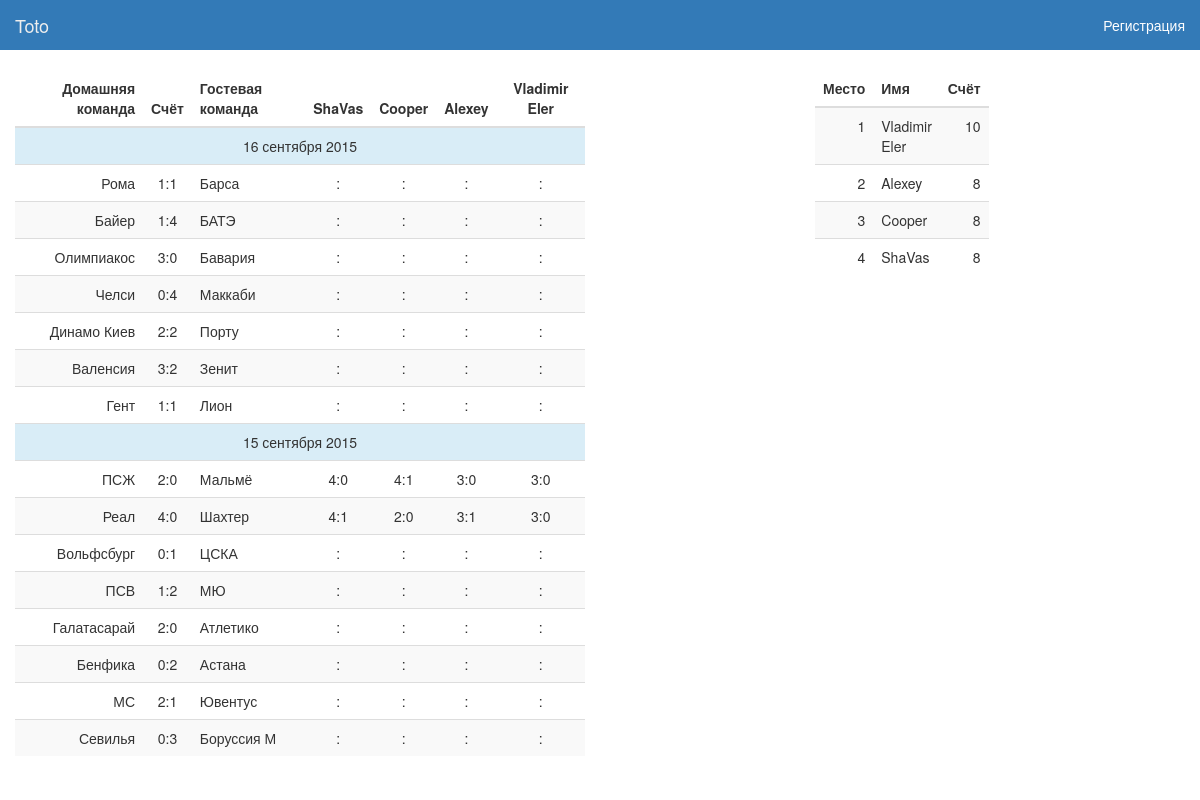
The app's page /statistics with its own data.
### server/models.py (models this page shows, shortened)
class User(db.Model):
    id = db.Column(db.Integer, primary_key=True)
    nickname = db.Column(db.String(64), index=True, unique=True)
    first_name = db.Column(db.String(64), index=True, unique=True)
    last_name = db.Column(db.String(64), index=True, unique=True)
    email = db.Column(db.String(120), index=True, unique=True)
    password = db.Column(db.String(120), index=True, unique=True)
    role = db.Column(db.String(10), default="USER")
    token = db.Column(db.String(64), index=True)

class Match(db.Model):
    id = db.Column(db.Integer, primary_key=True)
    tournament = db.Column(db.String(64), db.ForeignKey('tournament.id'), index=True)
    home_team = db.Column(db.String(64), index=True)
    away_team = db.Column(db.String(64), index=True)
    time_start = db.Column(db.DateTime, index=True)
    result = db.Column(db.Integer, index=True)
    home_team_score = db.Column(db.Integer, index=True)
    away_team_score = db.Column(db.Integer, index=True)

class Bet(db.Model):
    id = db.Column(db.Integer, primary_key=True)
    user_id = db.Column(db.Integer, db.ForeignKey('user.id'), index=True)
    match_id = db.Column(db.Integer, db.ForeignKey('match.id'), index=True)
    home_team_score = db.Column(db.Integer, index=True)
    away_team_score = db.Column(db.Integer, index=True)
    points = db.Column(db.Integer, index=True)

### server/views.py (the view)
@app.route('/statistics', methods=['GET', 'POST'])
def statistics():
    users, match_user_bet = get_past_matches_and_bets_by_tournament("UCL2015")
    rating_table = get_points_of_users_by_tournament("UCL2015")
    return render_template('statistics.html', users=users, matches_data=match_user_bet, rating_table=rating_table)

### server/dao/bet_dao.py (called while the page is built)
def get_points_of_users_by_tournament(tournament_id):
    return db.session.query(User, func.sum(Bet.points).label("points"), Match)\
        .outerjoin(Bet, Bet.user_id == User.id)\
        .outerjoin(Match, Bet.match_id == Match.id)\
        .filter(Match.tournament == tournament_id)\
        .group_by(Bet.user_id)\
        .order_by(func.sum(Bet.points).desc())\
        .all()

### templates/statistics.html (shortened to what this page needs)
<!DOCTYPE html>
<html lang="ru">
<head>
    <link rel="stylesheet" type="text/css" href="/static/libs/bootstrap/css/bootstrap.css">
    <link rel="stylesheet" href="/static/css/header.css">
</head>
<body>
    {% include 'header.html' %}
    <div class="container-fluid">
        <div class="row">
            <div class="col-xs-6">
                <table class="table table-striped">
                    <thead>
                        <tr>
                            <th class="text-right">Домашняя команда</th>
                            <th class="text-center">Счёт</th>
                            <th>Гостевая команда</th>
                            {% for user in users %}
                            <th class="text-center">{{user.nickname}}</th>
                            {% endfor %}
                        </tr>
                    </thead>
                    {% for i in range(matches_data|length) %}
                    {% set match_data = matches_data[i] %}
                    {% if i == 0 or matches_data[i][0].time_start.day != matches_data[i-1][0].time_start.day %}
                        <tr class="text-center info">
                            <td class="get-normal-date-from-datetime" colspan="8">{{ match_data[0].time_start }}</td>
                        </tr>
                    {% endif %}
                    <tr>
                        <td class="text-right">{{match_data[0].home_team}}</td>
                        <td class="text-center">{{match_data[0].home_team_score if match_data[0].home_team_score is not none else "-"}}:{{match_data[0].away_team_score if match_data[0].away_team_score is not none else "-"}}</td>
                        <td>{{match_data[0].away_team}}</td>
                        {% for i in range(1, match_data|length) %}
                        <td class="text-center">{{match_data[i].home_team_score if match_data[i].home_team_score is not none else "-"}}:{{match_data[i].away_team_score if match_data[i].away_team_score is not none else "-"}}</td>
                        {% endfor %}
                    </tr>
                    {% endfor %}
                </table>
            </div>
            <div class="col-xs-2 col-xs-offset-2">
                <table class="table table-striped">
                    <thead>
                        <tr>
                            <th class="text-right">Место</th>
                            <th class="text-left">Имя</th>
                            <th class="text-right">Счёт</th>
                        </tr>
                    </thead>
                    {% for i in range(0, rating_table|length) %}
                    {% set row = rating_table[i] %}
                    <tr>
                        <td class="text-right">{{i + 1}}</td>
                        <td class="text-left">{{row.User.nickname}}</td>
                        <td class="text-right">{{row.points}}</td>
                    </tr>
                    {% endfor %}
                </table>
            </div>
        </div>
    </div>
</body>
</html>

### records on screen
User: nickname "ShaVas", User.nickname "ShaVas"
User: nickname "Cooper", User.nickname "Cooper"
User: nickname "Alexey", User.nickname "Alexey"
User: nickname "Vladimir Eler", User.nickname "Vladimir Eler"
Match: home_team "Рома", home_team_score "1", away_team_score "1", away_team "Барса"
Match: home_team "Байер", home_team_score "1", away_team_score "4", away_team "БАТЭ"
Match: home_team "Олимпиакос", home_team_score "3", away_team_score "0", away_team "Бавария"
Match: home_team "Челси", home_team_score "0", away_team_score "4", away_team "Маккаби"
Match: home_team "Динамо Киев", home_team_score "2", away_team_score "2", away_team "Порту"
Match: home_team "Валенсия", home_team_score "3", away_team_score "2", away_team "Зенит"
Match: home_team "Гент", home_team_score "1", away_team_score "1", away_team "Лион"
Match: home_team "ПСЖ", home_team_score "2", away_team_score "0", away_team "Мальмё"
Bet: home_team_score "4", away_team_score "0"
Bet: home_team_score "4", away_team_score "1"
Bet: home_team_score "3", away_team_score "0"
Bet: home_team_score "3", away_team_score "0"
Match: home_team "Реал", home_team_score "4", away_team_score "0", away_team "Шахтер"
Bet: home_team_score "4", away_team_score "1"
Bet: home_team_score "2", away_team_score "0"
Bet: home_team_score "3", away_team_score "1"
Bet: home_team_score "3", away_team_score "0"
Match: home_team "Вольфсбург", home_team_score "0", away_team_score "1", away_team "ЦСКА"
Match: home_team "ПСВ", home_team_score "1", away_team_score "2", away_team "МЮ"
Match: home_team "Галатасарай", home_team_score "2", away_team_score "0", away_team "Атлетико"
Match: home_team "Бенфика", home_team_score "0", away_team_score "2", away_team "Астана"
Match: home_team "МС", home_team_score "2", away_team_score "1", away_team "Ювентус"
Match: home_team "Севилья", home_team_score "0", away_team_score "3", away_team "Боруссия М"

### other values on screen
{{ i + 1 }} "1" "2" "3" "4"
{{ row.points }} "10" "8" "8" "8"
